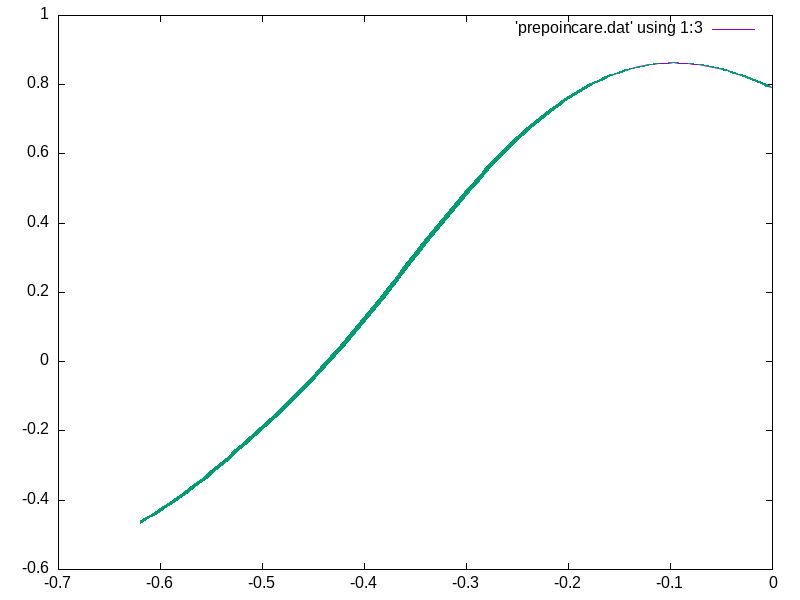

Source code (gnuplot):
set terminal png size 800,600
set output 'prepoincare.png'
plot 'prepoincare.dat' using 1:3 with lines, \
     'prepoincare.dat' using 1:($3-$4):($3+$4) with filledcu notitle
